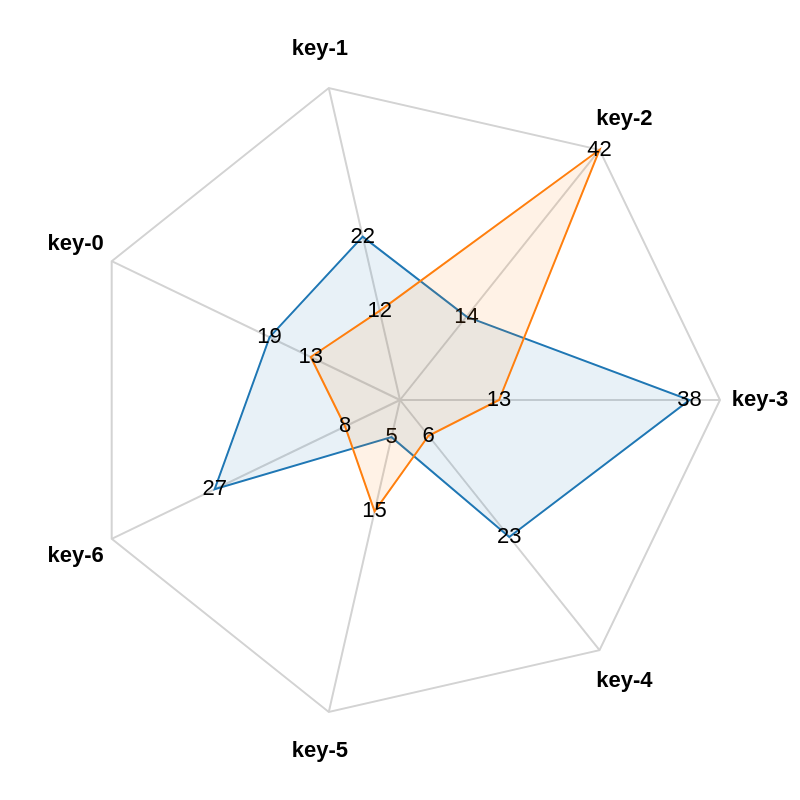

Vega-Lite specification stored for this chart:
### Vega specification from a JSON file in a GitHub repository (floating-point values rounded to 4 significant figures)
{"$schema": "https://vega.github.io/schema/vega/v5.json", "width": 400, "height": 400, "padding": 40, "autosize": {"type": "none", "contains": "padding"}, "signals": [{"name": "radius", "update": "width / 2"}], "data": [{"name": "table", "values": [{"key": "key-0", "value": 19, "category": 0}, {"key": "key-1", "value": 22, "category": 0}, {"key": "key-2", "value": 14, "category": 0}, {"key": "key-3", "value": 38, "category": 0}, {"key": "key-4", "value": 23, "category": 0}, {"key": "key-5", "value": 5, "category": 0}, {"key": "key-6", "value": 27, "category": 0}, {"key": "key-0", "value": 13, "category": 1}, {"key": "key-1", "value": 12, "category": 1}, {"key": "key-2", "value": 42, "category": 1}, {"key": "key-3", "value": 13, "category": 1}, {"key": "key-4", "value": 6, "category": 1}, {"key": "key-5", "value": 15, "category": 1}, {"key": "key-6", "value": 8, "category": 1}]}, {"name": "keys", "source": "table", "transform": [{"type": "aggregate", "groupby": ["key"]}]}], "scales": [{"name": "angular", "type": "point", "range": {"signal": "[-PI, PI]"}, "padding": 0.5, "domain": {"data": "table", "field": "key"}}, {"name": "radial", "type": "linear", "range": {"signal": "[0, radius]"}, "zero": true, "nice": false, "domain": {"data": "table", "field": "value"}, "domainMin": 0}, {"name": "color", "type": "ordinal", "domain": {"data": "table", "field": "category"}, "range": {"scheme": "category10"}}], "encode": {"enter": {"x": {"signal": "radius"}, "y": {"signal": "radius"}}}, "marks": [{"type": "group", "name": "categories", "zindex": 1, "from": {"facet": {"data": "table", "name": "facet", "groupby": ["category"]}}, "marks": [{"type": "line", "name": "category-line", "from": {"data": "facet"}, "encode": {"enter": {"interpolate": {"value": "linear-closed"}, "x": {"signal": "scale('radial', datum.value) * cos(scale('angular', datum.key))"}, "y": {"signal": "scale('radial', datum.value) * sin(scale('angular', datum.key))"}, "stroke": {"scale": "color", "field": "category"}, "strokeWidth": {"value": 1}, "fill": {"scale": "color", "field": "category"}, "fillOpacity": {"value": 0.1}}}}, {"type": "text", "name": "value-text", "from": {"data": "category-line"}, "encode": {"enter": {"x": {"signal": "datum.x"}, "y": {"signal": "datum.y"}, "text": {"signal": "datum.datum.value"}, "align": {"value": "center"}, "baseline": {"value": "middle"}, "fill": {"value": "black"}}}}]}, {"type": "rule", "name": "radial-grid", "from": {"data": "keys"}, "zindex": 0, "encode": {"enter": {"x": {"value": 0}, "y": {"value": 0}, "x2": {"signal": "radius * cos(scale('angular', datum.key))"}, "y2": {"signal": "radius * sin(scale('angular', datum.key))"}, "stroke": {"value": "lightgray"}, "strokeWidth": {"value": 1}}}}, {"type": "text", "name": "key-label", "from": {"data": "keys"}, "zindex": 1, "encode": {"enter": {"x": {"signal": "(radius + 20) * cos(scale('angular', datum.key))"}, "y": {"signal": "(radius + 20) * sin(scale('angular', datum.key))"}, "text": {"field": "key"}, "align": {"value": "center"}, "baseline": {"value": "middle"}, "fill": {"value": "black"}, "fontWeight": {"value": "bold"}}}}, {"type": "line", "name": "outer-line", "from": {"data": "radial-grid"}, "encode": {"enter": {"interpolate": {"value": "linear-closed"}, "x": {"field": "x2"}, "y": {"field": "y2"}, "stroke": {"value": "lightgray"}, "strokeWidth": {"value": 1}}}}]}
